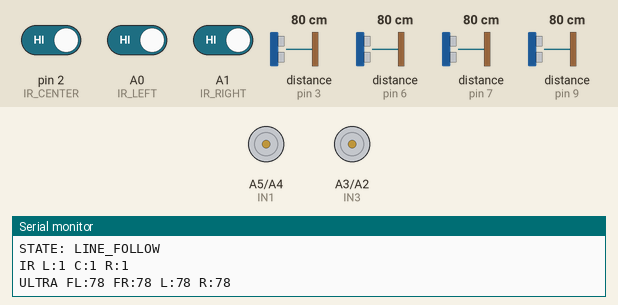
Recording of a sketch running on a simulated Arduino Uno, built with avr-gcc and run on an emulated ATmega328P. Shown: motor-driver pin pairs drawn as motors (green arrow = first pin HIGH = forward, orange = second pin HIGH = backward, longer = more drive, scaled by the enable pin), the last lines printed to the serial monitor. Wiring (inferred from the names in the program): 4 × ultrasonic range finder: trigger pin 4, echo pin 3 / trigger pin 5, echo pin 6 / trigger pin 8, echo pin 7 / trigger pin 12, echo pin 9. The test bench sets the inputs (shaded band); at power-on: distance to the obstacle (sensors on pin 6, pin 3, pin 7, pin 9) 80 cm, pin 2 (IR_CENTER) HIGH, A0 (IR_LEFT) HIGH, A1 (IR_RIGHT) HIGH. The echo pulse lasts 58.3 µs per cm.

Above: at 2.0 s.
2.1 s: distance to the obstacle (sensor on pin 6) set to 23 cm
3.7 s: distance to the obstacle (sensor on pin 6) set to 18 cm
At 5.8 s:
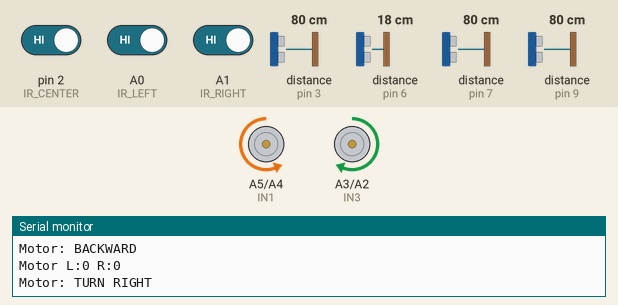
6.7 s: distance to the obstacle (sensor on pin 3) set to 2 cm
At 8.2 s:
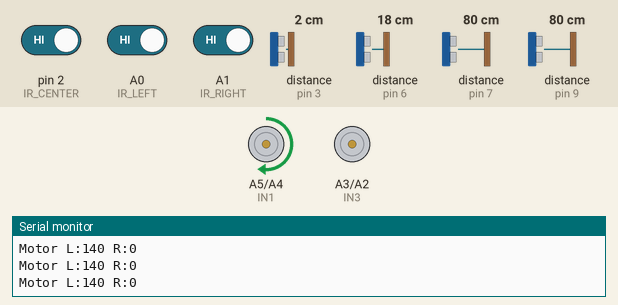
8.7 s: distance to the obstacle (sensor on pin 3) set to 23 cm
11.7 s: distance to the obstacle (sensor on pin 3) set to 29 cm
At 13.0 s:
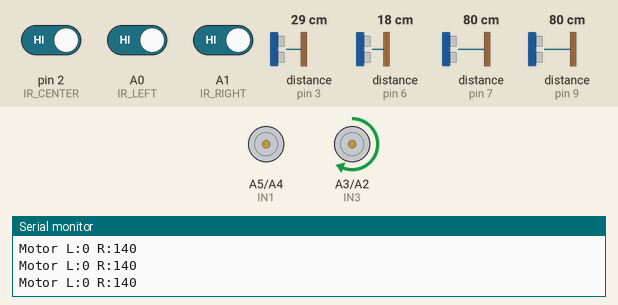
13.4 s: distance to the obstacle (sensor on pin 3) set to 4 cm
At 14.7 s:
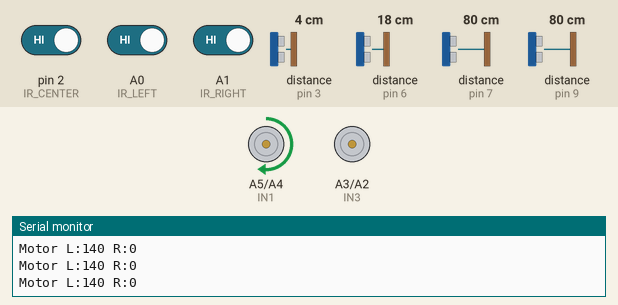
Timing chart, 0 to 15.9 s (numbered marks = the images above; inputs shaded):
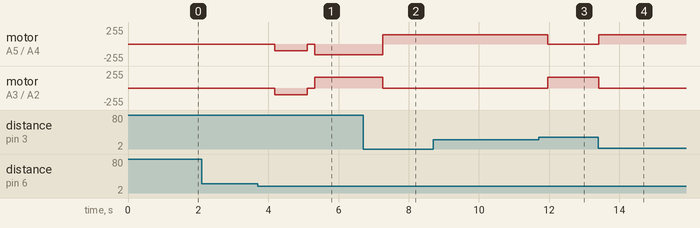

Measured:
- the behaviour switches between 21 and 20 cm on distance to the obstacle (sensor on pin 6) (found by bisection; images 0 and 1)
- the behaviour switches between 26 and 27 cm on distance to the obstacle (sensor on pin 3) (found by bisection; images 2 and 3)
- after the input at 3.7 s, motor on A5 (IN1) / A4 (IN2): stopped → backward 100/255 after 0.49 s, → stopped 0.92 s later, → backward 160/255 0.21 s later; motor on A3 (IN3) / A2 (IN4): stopped → backward 100/255 after 0.49 s, → stopped 0.92 s later, → forward 160/255 0.21 s later
- after the input at 6.7 s, motor on A5 (IN1) / A4 (IN2): backward 160/255 → forward 140/255 after 0.56 s; motor on A3 (IN3) / A2 (IN4): forward 160/255 → stopped after 0.56 s
- after the input at 11.7 s, motor on A5 (IN1) / A4 (IN2): forward 140/255 → stopped after 0.26 s; motor on A3 (IN3) / A2 (IN4): stopped → forward 160/255 after 0.26 s
- after the input at 13.4 s, motor on A5 (IN1) / A4 (IN2): stopped → forward 140/255 at once; motor on A3 (IN3) / A2 (IN4): forward 160/255 → stopped at once

The sketch:

Linerobot-V2-Code.ino
```cpp
#include "arduino_secrets.h"

// ================= STATES =================
enum RobotState {
  LINE_FOLLOW,
  OBSTACLE_DETECTED,
  WALL_FOLLOW,
  FREE_NAVIGATION
};

RobotState state;

// ================= MOTOR PINS =================
#define IN1 A5
#define IN2 A4
#define IN3 A3
#define IN4 A2
#define ENA 10
#define ENB 11

// ================= IR =================
#define IR_LEFT A0
#define IR_CENTER 2
#define IR_RIGHT A1

// ================= ULTRASONIC =================
#define TRIG_FRONT_LEFT 12
#define ECHO_FRONT_LEFT 9
#define TRIG_FRONT_RIGHT 5
#define ECHO_FRONT_RIGHT 6
#define TRIG_LEFT 4
#define ECHO_LEFT 3
#define TRIG_RIGHT 8
#define ECHO_RIGHT 7

// ================= PARAMETERS =================
int baseSpeed = 80;
int obstacleThreshold = 20;
int wallTarget = 25;
bool obstacleTurnedLeft = true;
// =================================================

void setup() {

  Serial.begin(9600);
  while(!Serial);

  pinMode(IN1, OUTPUT);
  pinMode(IN2, OUTPUT);
  pinMode(IN3, OUTPUT);
  pinMode(IN4, OUTPUT);
  pinMode(ENA, OUTPUT);
  pinMode(ENB, OUTPUT);

  pinMode(IR_LEFT, INPUT);
  pinMode(IR_CENTER, INPUT);
  pinMode(IR_RIGHT, INPUT);

  pinMode(TRIG_FRONT_LEFT, OUTPUT);
  pinMode(ECHO_FRONT_LEFT, INPUT);
  pinMode(TRIG_FRONT_RIGHT, OUTPUT);
  pinMode(ECHO_FRONT_RIGHT, INPUT);
  pinMode(TRIG_LEFT, OUTPUT);
  pinMode(ECHO_LEFT, INPUT);
  pinMode(TRIG_RIGHT, OUTPUT);
  pinMode(ECHO_RIGHT, INPUT);

  delay(800);

  state = LINE_FOLLOW;
}

// =================================================

void loop() {

  printDebug();

  switch(state) {

    case LINE_FOLLOW:
      lineFollow();
      break;

    case OBSTACLE_DETECTED:
      obstacleDetected();
      break;

    case WALL_FOLLOW:
      wallFollow();
      break;

    case FREE_NAVIGATION:
      freeNavigation();
      break;
  }

  delay(200);
}

// =================================================
// DEBUG
// =================================================

void printDebug() {

  Serial.println("====================================");

  Serial.print("STATE: ");
  if(state == LINE_FOLLOW) Serial.println("LINE_FOLLOW");
  if(state == OBSTACLE_DETECTED) Serial.println("OBSTACLE_DETECTED");
  if(state == FREE_NAVIGATION) Serial.println("FREE_NAVIGATION");

  Serial.print("IR L:");
  Serial.print(digitalRead(IR_LEFT));
  Serial.print(" C:");
  Serial.print(digitalRead(IR_CENTER));
  Serial.print(" R:");
  Serial.println(digitalRead(IR_RIGHT));

  int fl = readUltrasonic(TRIG_FRONT_LEFT, ECHO_FRONT_LEFT);
  int fr = readUltrasonic(TRIG_FRONT_RIGHT, ECHO_FRONT_RIGHT);
  int l  = readUltrasonic(TRIG_LEFT, ECHO_LEFT);
  int r  = readUltrasonic(TRIG_RIGHT, ECHO_RIGHT);

  Serial.print("ULTRA FL:");
  Serial.print(fl);
  Serial.print(" FR:");
  Serial.print(fr);
  Serial.print(" L:");
  Serial.print(l);
  Serial.print(" R:");
  Serial.println(r);

  Serial.print("Front(min): ");
  Serial.println(min(fl, fr));
}

// =================================================
// FRONT DISTANCE
// =================================================

int getFrontDistance() {
  int fl = readUltrasonic(TRIG_FRONT_LEFT, ECHO_FRONT_LEFT);
  delay(10);
  int fr = readUltrasonic(TRIG_FRONT_RIGHT, ECHO_FRONT_RIGHT);
  return min(fl, fr);
}

// =================================================
// LINE FOLLOW
// =================================================

void lineFollow() {

  int front = getFrontDistance();

  if(front < obstacleThreshold) {
    state = OBSTACLE_DETECTED;
    return;
  }

  int left   = digitalRead(IR_LEFT);
  int center = digitalRead(IR_CENTER);
  int right  = digitalRead(IR_RIGHT);

  // CENTER pÃ¥ linjen â   kÃ¶r rakt
  if(center == LOW) {
    setMotorSpeed(baseSpeed, baseSpeed);
  }

  // Linjen Ã¤r till vÃ¤nster
  else if(left == LOW) {

    Serial.println("Adjusting LEFT");

    // Stanna nÃ¤stan och justera lÃ¥ngsamt
    setMotorSpeed(140, 0);

    // FortsÃ¤tt svÃ¤nga tills center hittar linjen
    while(digitalRead(IR_CENTER) == HIGH) {
      int front = getFrontDistance();
      if(front < obstacleThreshold) {
      state = OBSTACLE_DETECTED;
      return;
      }
      setMotorSpeed(140, 0);
    }
  }

  // Linjen Ã¤r till hÃ¶ger
  else if(right == LOW) {

    Serial.println("Adjusting RIGHT");

    setMotorSpeed(0, 140);

    while(digitalRead(IR_CENTER) == HIGH) {
      int front = getFrontDistance();
      if(front < obstacleThreshold) {
      state = OBSTACLE_DETECTED;
      return;
      }
      setMotorSpeed(0, 140);
    }
  }

}


// =================================================
// OBSTACLE OVER LINE
// =================================================

void obstacleDetected() {

  Serial.println("Obstacle detected over line");

  backward();
  delay(900);

  setMotorSpeed(0, 0);
  delay(200);

  int leftDist  = readUltrasonic(TRIG_LEFT, ECHO_LEFT);
  int rightDist = readUltrasonic(TRIG_RIGHT, ECHO_RIGHT);

  if(leftDist > rightDist) {
    obstacleTurnedLeft = true;
    turnLeft();
  } else {
    obstacleTurnedLeft = false;
    turnRight();
  }

  delay(500);
  state = WALL_FOLLOW;
}

void wallFollow() {
    // Om linjen hittas igen
  if(digitalRead(IR_LEFT) == LOW ||
     digitalRead(IR_CENTER) == LOW ||
     digitalRead(IR_RIGHT) == LOW) {

    // SvÃ¤ng tillbaka Ã¥t RÃ TT hÃ¥ll
    if (obstacleTurnedLeft) {
      while (digitalRead(IR_LEFT) == LOW && digitalRead(IR_CENTER) == LOW)
      turnLeftWall();
    }

    else {
      while (digitalRead(IR_RIGHT) == LOW && digitalRead(IR_CENTER) == LOW)
      turnRightWall();
    }

    state = LINE_FOLLOW;
    return;
  }

  // LÃ¤s avstÃ¥nd till vÃ¤ggen
  int wallDist;

  if (obstacleTurnedLeft) {
    wallDist = readUltrasonic(TRIG_RIGHT, ECHO_RIGHT);
  } else {
    wallDist = readUltrasonic(TRIG_LEFT, ECHO_LEFT);
  }
  if (obstacleTurnedLeft) {
    while (wallDist > wallTarget) {
    setMotorSpeed(140, 0);
    wallDist = readUltrasonic(TRIG_RIGHT, ECHO_RIGHT);
    }
    while (wallDist < wallTarget) {
    setMotorSpeed(0, 140);
    wallDist = readUltrasonic(TRIG_RIGHT, ECHO_RIGHT);
    }
  }
  else {
    while (wallDist > wallTarget) {
    setMotorSpeed(0, 140);
    wallDist = readUltrasonic(TRIG_LEFT, ECHO_LEFT);
    }
    while (wallDist < wallTarget) {
    setMotorSpeed(140, 0);
    wallDist = readUltrasonic(TRIG_LEFT, ECHO_LEFT);
    }
  }
}

// =================================================
// FREE NAVIGATION (FlÃ¶deschema-logik)
// =================================================

void freeNavigation() {

  int front = getFrontDistance();

  // Om linje hittas igen
  if(digitalRead(IR_LEFT) == LOW ||
     digitalRead(IR_CENTER) == LOW ||
     digitalRead(IR_RIGHT) == LOW) {

     state = LINE_FOLLOW;
     return;
  }

  // KÃ¶r fritt fram
  if(front >= obstacleThreshold) {
    forward();
    return;
  }

  // Hinder framfÃ¶r
  Serial.println("Free mode obstacle!");

  backward();
  delay(1800);

  int leftDist = readUltrasonic(TRIG_LEFT, ECHO_LEFT);
  int rightDist = readUltrasonic(TRIG_RIGHT, ECHO_RIGHT);

  Serial.print("Choosing side -> L:");
  Serial.print(leftDist);
  Serial.print(" R:");
  Serial.println(rightDist);

  if(leftDist > rightDist) {
   turnLeft();
  } else {
   turnRight();
  }

  delay(1200);

  forward();
}

// =================================================
// MOTOR FUNCTIONS
// =================================================

void forward() {
  setMotorSpeed(baseSpeed, baseSpeed);
}

void backward() {
  digitalWrite(IN1, LOW);
  digitalWrite(IN2, HIGH);
  digitalWrite(IN3, LOW);
  digitalWrite(IN4, HIGH);
  analogWrite(ENA, 100);
  analogWrite(ENB, 100);
  Serial.println("Motor: BACKWARD");
}

void turnLeft() {
   digitalWrite(IN1, HIGH);
   digitalWrite(IN2, LOW);
   analogWrite(ENA, 120);
   digitalWrite(IN3, LOW);
   digitalWrite(IN4, HIGH);
   analogWrite(ENB, 120);
  Serial.println("Motor: TURN LEFT");
  delay(1200);
}

void turnRight() {
   digitalWrite(IN1, LOW);
   digitalWrite(IN2, HIGH);
   analogWrite(ENA, 160);
   digitalWrite(IN3, HIGH);
   digitalWrite(IN4, LOW);
   analogWrite(ENB, 160);
  Serial.println("Motor: TURN RIGHT");
  delay(1200);
}

void turnLeftWall() {
    digitalWrite(IN1, HIGH);
    digitalWrite(IN2, LOW);
    analogWrite(ENA, 100);
    digitalWrite(IN3, LOW);
    digitalWrite(IN4, HIGH);
    analogWrite(ENB, 100);
    Serial.println("Motor: TURN LEFT");
}

void turnRightWall() {
   digitalWrite(IN1, LOW);
   digitalWrite(IN2, HIGH);
   analogWrite(ENA, 100);
   digitalWrite(IN3, HIGH);
   digitalWrite(IN4, LOW);
   analogWrite(ENB, 100);
  Serial.println("Motor: TURN RIGHT");
}

void setMotorSpeed(int leftSpeed, int rightSpeed) {
  digitalWrite(IN1, HIGH);
  digitalWrite(IN2, LOW);
  digitalWrite(IN3, HIGH);
  digitalWrite(IN4, LOW);
  analogWrite(ENA, leftSpeed);
  analogWrite(ENB, rightSpeed);

  Serial.print("Motor L:");
  Serial.print(leftSpeed);
  Serial.print(" R:");
  Serial.println(rightSpeed);
}

// =================================================
// ULTRASONIC
// =================================================

int readUltrasonic(int trigPin, int echoPin) {

  digitalWrite(trigPin, LOW);
  delayMicroseconds(2);

  digitalWrite(trigPin, HIGH);
  delayMicroseconds(10);

  digitalWrite(trigPin, LOW);

  long duration = pulseIn(echoPin, HIGH, 30000);
  int distance = duration * 0.034 / 2;

  if(distance == 0) distance = 100;

  return distance;
}
```

arduino_secrets.h
```cpp

```
